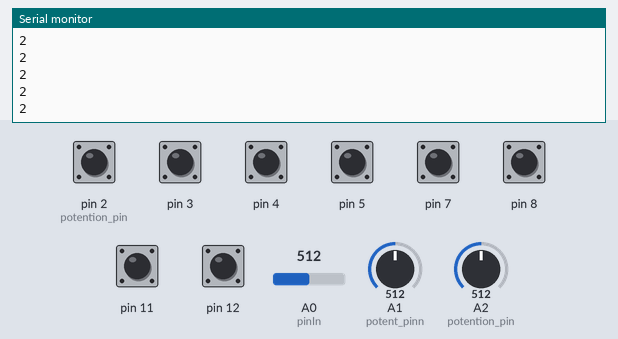
Simulated run of this sketch. Board: Arduino Leonardo, built with avr-gcc and run on an emulated ATmega32U4. Parts: the last lines printed to the serial monitor. Inputs (shaded band) come from the test bench; at power-on: pin 2 (potention_pin), pin 3–5, pin 7, pin 8, pin 11, pin 12 HIGH, A0 (pinIn) = 512, A1 (potent_pinn) = 512, A2 (potention_pin) = 512.

Above: at 1.4 s.
1.5 s: A0 (pinIn) set to 716
At 4.07 s:
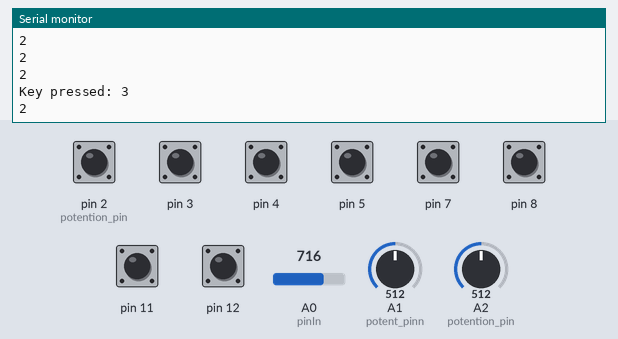
4.5 s: A0 (pinIn) set to 900
At 6.93 s:
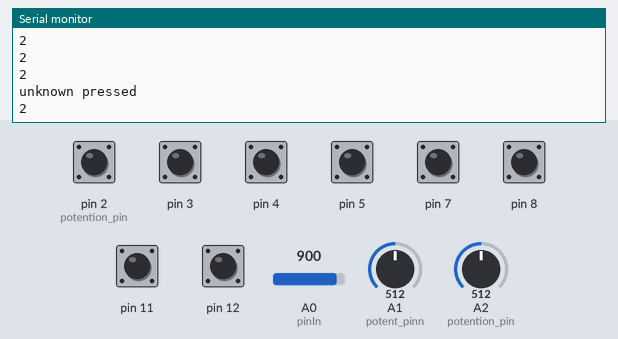
7.5 s: A0 (pinIn) set to 0
At 9.99 s:
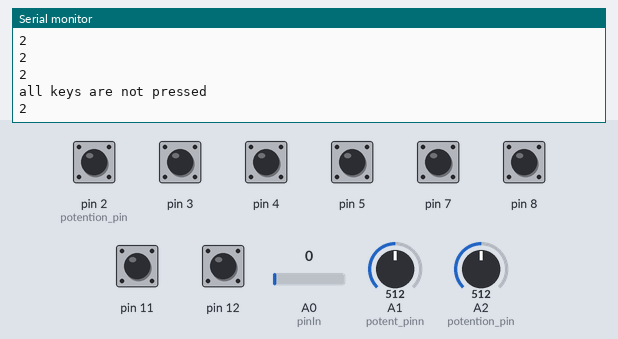
10.5 s: A1 (potent_pinn) set to 716
At 10.9 s:
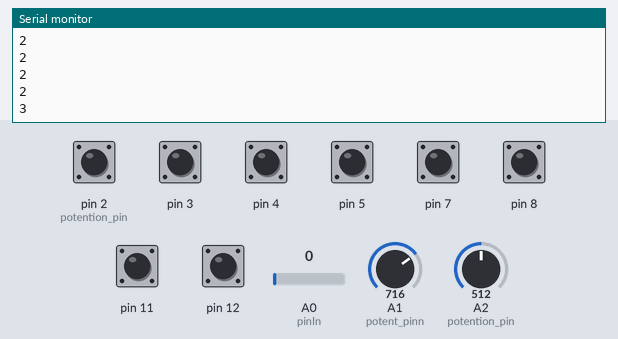
12.0 s: A1 (potent_pinn) set to 900
At 12.3 s:
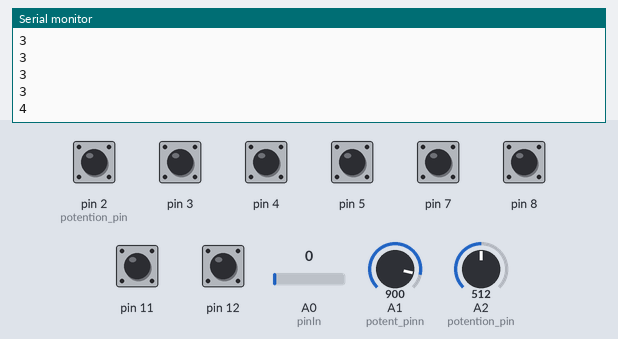
Timing chart, 0 to 14.5 s (numbered marks = the images above; inputs shaded):
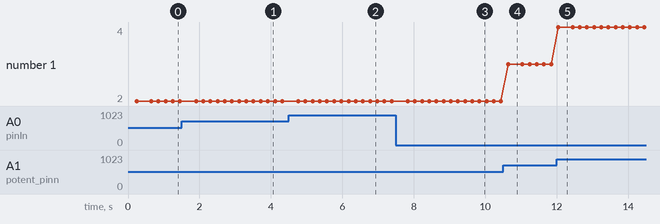

Measured:
- after the input at 1.5 s, the serial monitor: prints a new line after 2.4 s (image 1)
- after the input at 4.5 s, the serial monitor: prints a new line after 2.3 s (image 2)
- after the input at 7.5 s, the serial monitor: prints a new line after 2.3 s (image 3)
- after the input at 10.5 s, the serial monitor: prints a new line after 0.14 s (image 4)
- after the input at 12.0 s, the serial monitor: prints a new line at once (image 5)
- plotted number 1: 2 → 3 after the input at 10.5 s, 3 → 4 after the input at 12.0 s

The sketch:

MSG.ino
```cpp
#include <Keyboard.h>
//РЕВЕРС И КРАН
#define potention_pin 2
#define potent_pinn 1
//реверс
int revval;
int revLastVal;
//кран
int valve;
int lastval;
//контроллер
int pinIn     = A0;
int keyValue  =  0; // Состояние покоя
int lasti;
int state;
int i;
//переключатель двери
boolean butt_flag = 0;
boolean butt;
//ТУМБЛЕР СТОРОНЫ ДВЕРЕЙ
boolean butt_flag1 = 0;
boolean butt1;

//

void setup() {
  //КОНТРОЛЛЕР
  pinMode(pinIn, INPUT);
 // БЛОКИРОВКА ДВЕРЕЙ
  pinMode(12, INPUT_PULLUP);
  //ПЕДАЛЬ
   pinMode(11, INPUT_PULLUP);
  //КНОПКИ СТОРОНЫЙ ДВЕРЕЙ
  pinMode(8, INPUT_PULLUP);
   pinMode(7, INPUT_PULLUP);
   //ИНФОРМАТОР
   pinMode(5, INPUT_PULLUP);
   //ТУМБЛЕР СТОРОНЫ ДВЕРЕЙ
   pinMode(4, INPUT_PULLUP);
   //свисток и вз1
   pinMode(3, INPUT_PULLUP);
   pinMode(2, INPUT_PULLUP);
  Serial.begin(9600);


}
void PrintValue(int value2){
  char symbol = value2 + '0';
  Keyboard.press(symbol);
  delay(50);
  Keyboard.release(symbol);
  delay(200);
}

void loop() {
  int newKeyValue =  GetKeyValue(); // Получаем актуальное состояние кнопок с коррекцией дребезга

  if (keyValue != newKeyValue) {  // Если новое значение не совпадает со старым - реагируем на него
    keyValue = newKeyValue;        //Актуализируем переменную хранения состояния
    if (keyValue > 0) {            //Если значение больше 0, значит кнопка нажата
      Serial.println("Key pressed: " + String(keyValue));
    }
    else if (keyValue < 0) {        //Если -1 - неизвестное состояние, незапрограммированное нажатие
      Serial.println("unknown pressed");
    }
    else {                       // Если 0, то состояние покоя
      Serial.println("all keys are not pressed");
    }


  }
    if(lasti != i){
  lasti = i;
  switch(lasti){
    case 1 : state = 7; break;
    case 2 : state = 6; break;
    case 3 : state = 5; break;
    case 4 : state = 4; break;
    case 5 : state = 1; break;
    case 6 : state = 2; break;
    case 7 : state = 3; break;
  }
  PrintValue(state);
}

//РЕВЕРС И КРАН
 valve = analogRead(potention_pin);
  if((lastval != valve)&& (valve == 1000 || valve == 500))
      {
  Keyboard.press(KEY_LEFT_SHIFT);
  delay(200);
  Keyboard.press('l');
  delay(100);
  Keyboard.releaseAll();
}


  revval = analogRead(potent_pinn);
  revval = map(revval, 100, 1000, 0, 5);
    constrain(revval, 0, 5);
  Serial.println(revval);
//


      if(revval > revLastVal)
      {
        Keyboard.press('0');
     delay(200);
      Keyboard.release('0');
     if(revLastVal != revval){
  revLastVal = revval;
            }
      }

      else if (revval < revLastVal){
          Keyboard.press('9');
     delay(200);
      Keyboard.release('9');
      if(revLastVal != revval){
  revLastVal = revval;
      }
      }
  //ЗАКРЫТИЕ ДВЕРЕЙ
 butt = !digitalRead(12);
      if(butt == 1 && butt_flag ==0) {
        butt_flag = 1;
        Keyboard.press('v');
      delay(100);
      Keyboard.release('v');


      }
      else if(butt ==0 && butt_flag ==1)
      {
        butt_flag =0;
         Keyboard.press('v');
      delay(100);
      Keyboard.release('v');
      }
    //ПЕДАЛЬ
        if(!digitalRead(11) == HIGH){
          Keyboard.press(32);
          delay(100);
      Keyboard.release(32);

      }
// КНОПКИ СТОРОНА ДВЕРЕЙ
if (!digitalRead(8)== HIGH) {

  Keyboard.press('d');
  delay(100);
Keyboard.release('d');
}
if (!digitalRead(7)== HIGH) {

  Keyboard.press('a');
  delay(100);
Keyboard.release('a');
}
// CВИСТОК И ВЗ№1
  if (digitalRead(3) == HIGH) {

  Keyboard.press('n');
  delay(100);
Keyboard.release('n');
}
if (digitalRead(2) == HIGH) {

  Keyboard.press('l');
  delay(100);
Keyboard.release('l');
}
//ИНФОРМАТОР
if (!digitalRead(5) == HIGH) {

  Keyboard.press('=');
  delay(100);
Keyboard.release('=');
}
//ТУМБЛЕР СТОРОНЫ ДВЕРЕЙ
butt1 = !digitalRead(4);
if (butt1 == 1 && butt_flag1 ==0){
        butt_flag1 = 1;
        Keyboard.press('d');
      delay(100);
      Keyboard.release('d');
    }


      else if(butt1 ==0 && butt_flag1 ==1)
      {
        butt_flag1 = 0;
      Keyboard.press('a');
      delay(100);
      Keyboard.release('a');
      }
    //dadada  vd
}

int GetKeyValue() {         // Функция устраняющая дребезг
  static int   count;
  static int   oldKeyValue; // Переменная для хранения предыдущего значения состояния кнопок
  static int   innerKeyValue;

  // Здесь уже не можем использовать значение АЦП, так как оно постоянно меняется в силу погрешности
  int actualKeyValue = GetButtonNumberByValue(analogRead(pinIn));  // Преобразовываем его в номер кнопки, тем самым убирая погрешность

  if (innerKeyValue != actualKeyValue) {  // Пришло значение отличное от предыдущего
    count = 0;                            // Все обнуляем и начинаем считать заново
    innerKeyValue = actualKeyValue;       // Запоминаем новое значение
  }
  else {
    count += 1;                           // Увеличиваем счетчик
  }

  if ((count >= 10) && (actualKeyValue != oldKeyValue)) {
    oldKeyValue = actualKeyValue;         // Запоминаем новое значение
  }
  return    oldKeyValue;

}


int GetButtonNumberByValue(int value) {   // Новая функция по преобразованию кода нажатой кнопки в её номер
  int values[8] = {0, 640, 681, 730, 787, 853, 931,1023};
  int error     = 15;                     // Величина отклонения от значений - погрешность
  for ( i = 0; i <= 7; i++) {
    // Если значение в заданном диапазоне values[i]+/-error - считаем, что кнопка определена
    if (value <= values[i] + error && value >= values[i] - error) return i;
  }
  return -1;                              // Значение не принадлежит заданному диапазону


}
```
